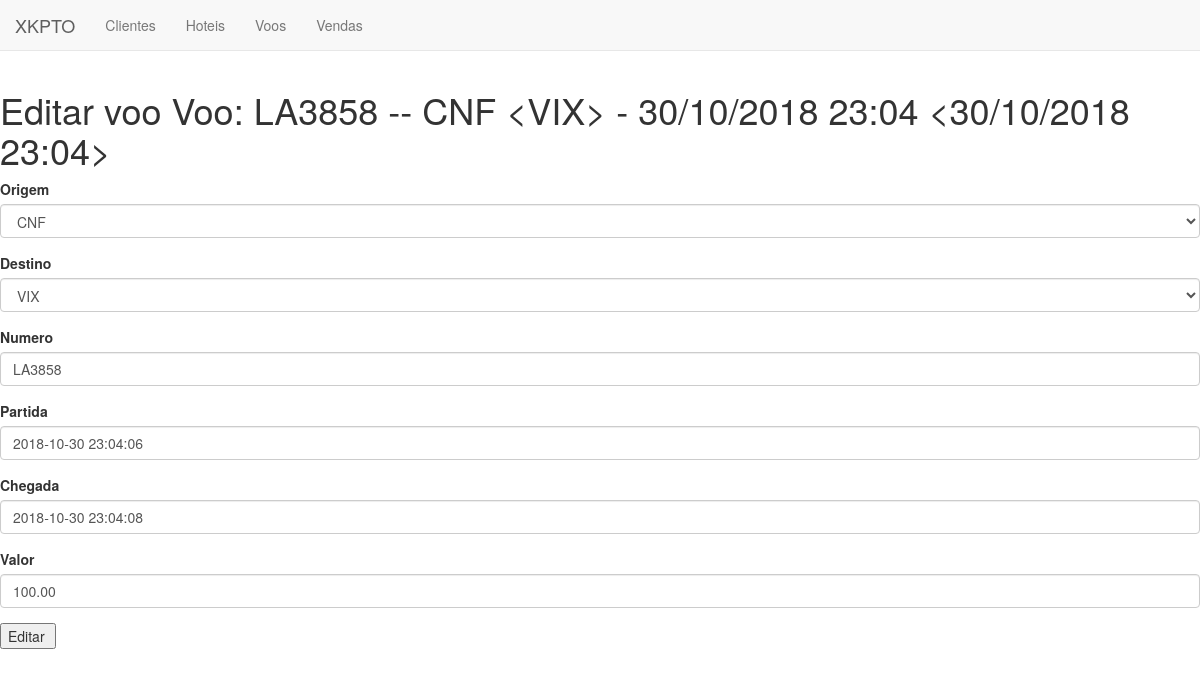
The app's page /voos/editar/1 with its own data.
### voos/models.py (models this page shows)
class Voo(models.Model):
    origem = models.ForeignKey(
        Aeroporto, on_delete=models.CASCADE, related_name='origem')
    destino = models.ForeignKey(
        Aeroporto, on_delete=models.CASCADE, related_name='destino')
    numero = models.CharField(max_length=10)
    partida = models.DateTimeField()
    chegada = models.DateTimeField()
    valor = models.DecimalField(
        max_digits=6, decimal_places=2, default=100.00)
    def __str__(self):
        return 'Voo: {} -- {} <{}> - {} <{}>'.format(
            self.numero, self.origem, self.destino,
            self.partida.strftime('%d/%m/%Y %H:%M'),
            self.chegada.strftime('%d/%m/%Y %H:%M'),
        )

class Aeroporto(models.Model):
    sigla = models.CharField(max_length=3, unique=True)
    def __str__(self):
        return self.sigla

### voos/views.py (the view)
# urls.py: path('editar/<int:pk>', views.EditarVoo.as_view(), name='editar_voo'),
class EditarVoo(UpdateView):
    model = Voo
    fields = ['origem', 'destino', 'numero', 'partida', 'chegada', 'valor']
    success_url = reverse_lazy('listar_voo')

### voos/templates/voos/voo_form.html
{% load bootstrap3 %}
{% include 'core/inicio.html' %}
{% block content %}
<h1>{% if object %}Editar {% else %} Cadastrar {% endif %} voo {{object}}</h1>
<form method="post">{% csrf_token %}
   	{% bootstrap_form form %}
    <input type="submit" value="{% if object %}Editar {% else %} Cadastrar {% endif %}" />
</form>
{% endblock %}

### core/templates/core/base.html (style rules this page uses)
body { padding-top: 70px; }

### records on screen
Voo: numero+origem+destino "Voo: LA3858 -- CNF <VIX> - 30/10/2018 23:04 <30/10/2018 23:04>", origem "CNF", destino "VIX", numero "LA3858", partida "2018-10-30 23:04:06", chegada "2018-10-30 23:04:08", valor "100.00"
